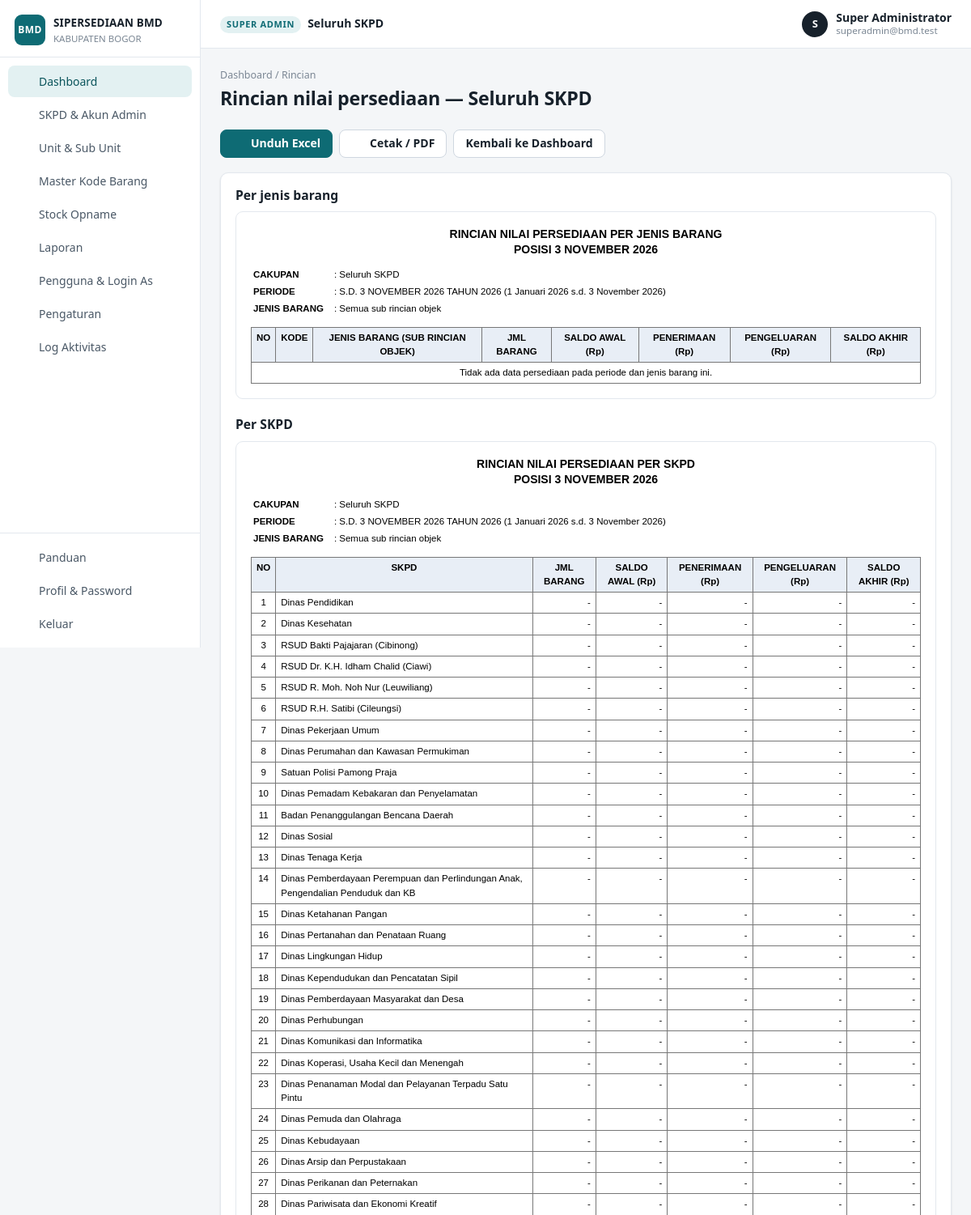
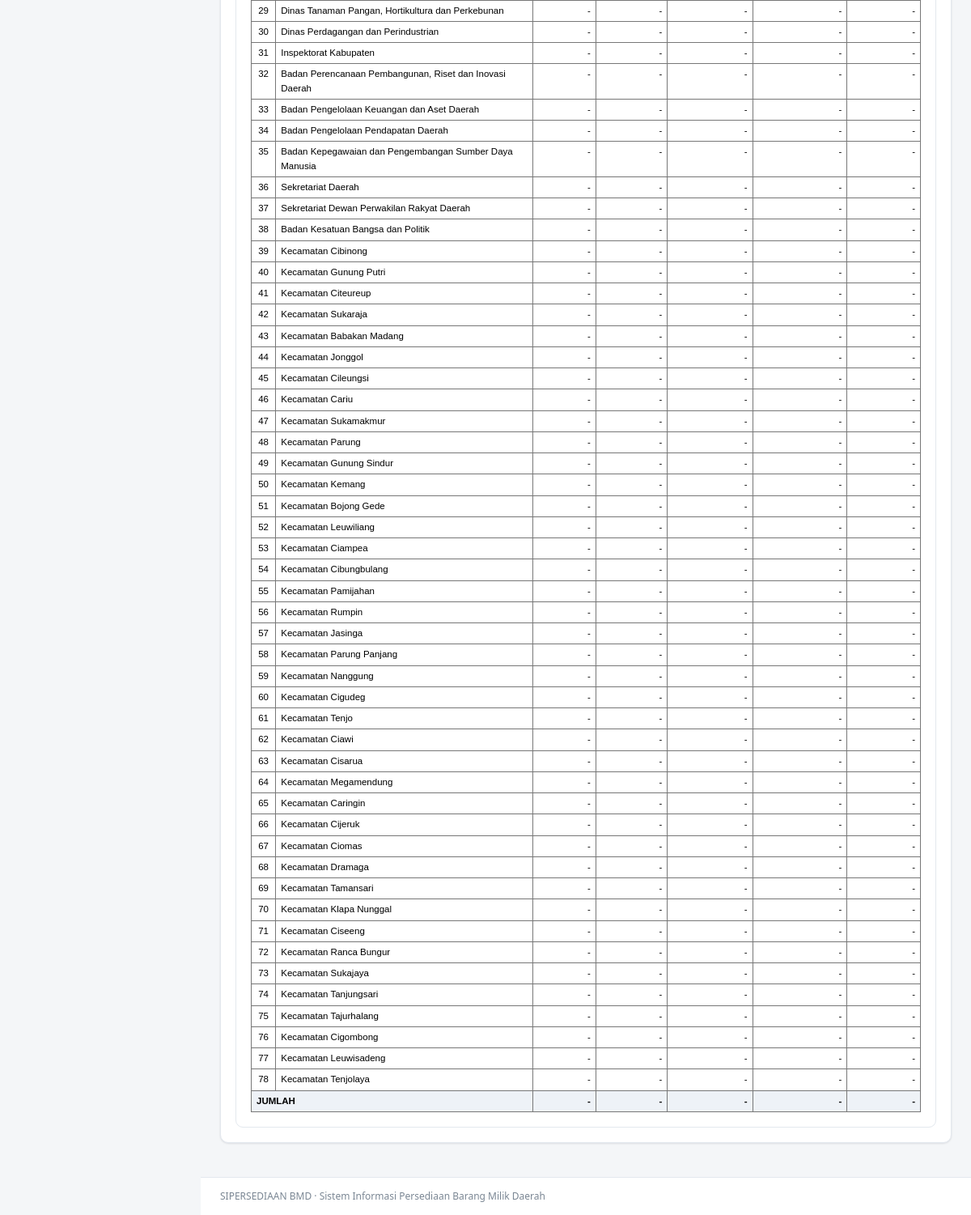
The page /index.php?page=rincian&tahun=2026&periode=ytd&tipe=nilai&ent=0 (signed in) on the database its author committed (2 pictures, top to bottom).
### tables this page shows
CREATE TABLE users (
  id          INT UNSIGNED NOT NULL AUTO_INCREMENT PRIMARY KEY,
  nama        VARCHAR(150) NOT NULL,
  nip         VARCHAR(30)  NULL,
  email       VARCHAR(150) NULL,
  password    VARCHAR(255) NULL,
  role        ENUM('superadmin','admin_skpd','admin','operator') NOT NULL,
  skpd_id     INT UNSIGNED NULL,
  unit_id     INT UNSIGNED NULL,
  slot        TINYINT UNSIGNED NOT NULL DEFAULT 1,
  is_active   TINYINT(1) NOT NULL DEFAULT 0,
  last_login  DATETIME NULL,
  created_at  DATETIME NOT NULL DEFAULT CURRENT_TIMESTAMP,
  updated_at  DATETIME NULL ON UPDATE CURRENT_TIMESTAMP,
  UNIQUE KEY uk_email (email),
  KEY idx_skpd (skpd_id),
  KEY idx_unit (unit_id),
  CONSTRAINT fk_user_skpd FOREIGN KEY (skpd_id) REFERENCES skpd(id)       ON DELETE CASCADE,
  CONSTRAINT fk_user_unit FOREIGN KEY (unit_id) REFERENCES unit_kerja(id) ON DELETE CASCADE
);

CREATE TABLE skpd (
  id          INT UNSIGNED NOT NULL AUTO_INCREMENT PRIMARY KEY,
  kode        VARCHAR(30)  NULL,
  nama        VARCHAR(200) NOT NULL,
  lokasi      VARCHAR(255) NULL,
  pic         VARCHAR(150) NULL,
  email       VARCHAR(150) NULL,
  telp        VARCHAR(50)  NULL,
  created_at  DATETIME NOT NULL DEFAULT CURRENT_TIMESTAMP,
  updated_at  DATETIME NULL ON UPDATE CURRENT_TIMESTAMP
);

### core/report_render.php (the view, shortened to what the rows shown need)
<?php
function rc_norm($c)
{
    if (!is_array($c)) $c = ['v' => $c];
    return array_merge(['v' => '', 't' => 's', 'cs' => 1, 'rs' => 1], $c);
}
function report_html(array $m)
{
    $h = '<div class="report">';
    foreach ($m['titles'] as $t) $h .= '<div class="r-title">' . e($t) . '</div>';
    if (!empty($m['meta'])) {
        $h .= '<table class="r-meta">';
        foreach ($m['meta'] as $mm) $h .= '<tr><td style="padding-right:10px"><b>' . e($mm[0]) . '</b></td><td>: ' . e($mm[1]) . '</td></tr>';
        $h .= '</table>';
    } else $h .= '<div style="height:10px"></div>';
    $h .= '<table class="r' . (!empty($m['matrix']) ? ' matrix' : '') . '"><thead>';
    foreach ($m['head'] as $row) {
        $h .= '<tr>';
        foreach ($row as $c) { $c = rc_norm($c); $h .= '<th' . ($c['cs'] > 1 ? ' colspan="' . $c['cs'] . '"' : '') . ($c['rs'] > 1 ? ' rowspan="' . $c['rs'] . '"' : '') . '>' . nl2br(e($c['v'])) . '</th>'; }
        $h .= '</tr>';
    }
    $h .= '</thead><tbody>';
    foreach ($m['body'] as $row) {
        $cls = $row['cls'] ?? '';
        $h .= '<tr' . ($cls ? ' class="' . $cls . '"' : '') . '>';
        foreach ($row['cells'] as $c) {
            $c = rc_norm($c);
            $attr = ($c['cs'] > 1 ? ' colspan="' . $c['cs'] . '"' : '') . ($c['rs'] > 1 ? ' rowspan="' . $c['rs'] . '"' : '');
            if ($c['t'] === 'n') $h .= '<td class="n"' . $attr . '>' . ($c['v'] === '' || $c['v'] === null ? '' : ((float)$c['v'] == 0 ? '-' : rupiah($c['v']))) . '</td>';
            elseif ($c['t'] === 'q') $h .= '<td class="n"' . $attr . '>' . ($c['v'] === '' || $c['v'] === null ? '' : ((float)$c['v'] == 0 ? '-' : angka($c['v']))) . '</td>';
            elseif ($c['t'] === 'c') $h .= '<td class="c"' . $attr . '>' . e($c['v']) . '</td>';
            else $h .= '<td' . $attr . '>' . e($c['v']) . '</td>';
        }
        $h .= '</tr>';
    }
    $h .= '</tbody></table>';
    return $h . '</div>';
}

### views/header.php (shortened to what the rows shown need)
<?php
$u = user();
$scopeLabel = $u['role'] === 'superadmin' ? 'Seluruh SKPD' : ($u['role'] === 'admin_skpd' ? $u['skpd_nama'] : $u['unit_nama']);
?><!doctype html>
<html lang="id">
<head>
<link rel="stylesheet" href="assets/app.css?v=4">
</head>
<body>
<div class="layout">
  <div class="main">
    <header class="topbar">
      <div class="scope">
        <span class="scope-label"><?= e(role_label($u['role'], $u['unit_level'])) ?></span>
        <span class="scope-name"><?= e($scopeLabel) ?></span>
      </div>
      <div class="who">
        <div class="avatar"><?= e(mb_strtoupper(mb_substr($u['nama'], 0, 1))) ?></div>
        <div class="who-text"><b><?= e($u['nama']) ?></b><small><?= e($u['email']) ?></small></div>
      </div>
    </header>
    <main class="content">

### pages/rincian.php (shortened to what the rows shown need)
<?php
$u = user();
$f = dash_filter($u);
$tipe = in_array(input('tipe'), ['barang', 'nilai', 'belum'], true) ? input('tipe') : 'nilai';
$ent = $tipe === 'belum' ? 0 : input_int('ent');
$semua = $tipe === 'belum' && input('semua') ? 1 : 0;
$unitIds = dash_ent_units($f, $ent);
$entNama = dash_ent_nama($f, $ent);
$isSkpd = dash_is_skpd($f);
if ($tipe === 'barang') {
    $judul = 'Rincian jenis barang — ' . $entNama;
    $models = [['sheet' => 'Rincian Barang', 'judul' => '', 'model' => dash_model_barang($f, $ent, $unitIds)]];
} elseif ($tipe === 'nilai') {
    $judul = 'Rincian nilai persediaan — ' . $entNama;
    $models = dash_model_nilai($f, $ent, $unitIds);
} else {
    $judul = ($isSkpd ? 'SKPD' : 'Unit / sub unit') . ' yang belum menginput pembelian / pemakaian' . ($semua ? ' (semua ditampilkan)' : '');
    $models = [['sheet' => 'Belum Input', 'judul' => '', 'model' => dash_model_belum($f, (bool)$semua)]];
}
$backUrl = url('dashboard', dash_qs($f));
    ?>
    <?php
include BASE_PATH . '/views/header.php';
?>
<div class="page-head no-print">
  <div>
    <div class="breadcrumb"><a href="<?= e($backUrl) ?>">Dashboard</a> / Rincian</div>
    <h1><?= e($judul) ?></h1>
  </div>
</div>
<div class="card">
  <div class="card-body">
    <?php foreach ($models as $i => $m): ?>
      <?php if ($m['judul'] && count($models) > 1): ?><h3 class="no-print" style="margin:<?= $i ? '22px' : '0' ?> 0 10px"><?= e($m['judul']) ?></h3><?php endif; ?>
      <div class="report-scroll"><?= report_html($m['model']) ?></div>
    <?php endforeach; ?>
  </div>
</div>
<?php include BASE_PATH . '/views/footer.php'; ?>

### rows shown on the page
users: role "Seluruh SKPD", nama "S", nama "Super Administrator", email "superadmin@bmd.test", role "Rincian nilai persediaan — Seluruh SKPD"
skpd: nama "Dinas Pendidikan"

### other values the page prints
APP_NAME "SIPERSEDIAAN BMD"
setting('nama_pemda', 'Pemerintah Daerah') "KABUPATEN BOGOR"
$m[1] "Dashboard"
$m[1] "SKPD & Akun Admin"
$m[1] "Unit & Sub Unit"
$m[1] "Master Kode Barang"
$m[1] "Stock Opname"
$m[1] "Laporan"
$m[1] "Pengguna & Login As"
$m[1] "Pengaturan"
$m[1] "Log Aktivitas"
role_label($u['role'], $u['unit_level']) "SUPER ADMIN"
$m['judul'] "Per jenis barang"
$t "RINCIAN NILAI PERSEDIAAN PER JENIS BARANG"
$t "POSISI 3 NOVEMBER 2026"
